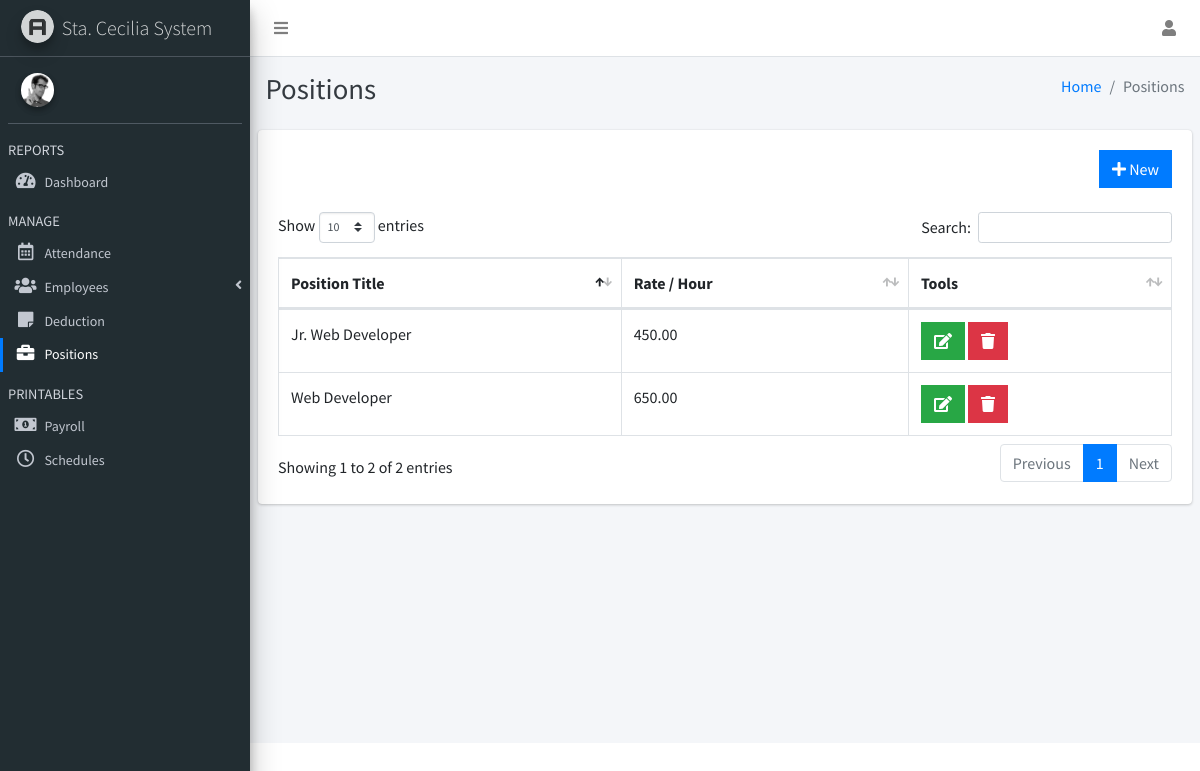
Screenshot of /admin/employee_positions.php with the database file from the repository.
### tables this page shows
CREATE TABLE `emp_position` (
  `pos_id` int(11) NOT NULL,
  `position_title` varchar(100) NOT NULL,
  `position_rate` int(11) NOT NULL
);

### admin/employee_positions.php (the view, shortened to what this page needs)
<?php
include("controller.php");
?>
<!DOCTYPE html>
<html>
<head>
  <link rel="stylesheet" href="plugins/fontawesome-free/css/all.min.css">
  <link rel="stylesheet" href="https://code.ionicframework.com/ionicons/2.0.1/css/ionicons.min.css">
  <link rel="stylesheet" href="plugins/datatables-bs4/css/dataTables.bootstrap4.css">
  <link rel="stylesheet" href="dist/css/adminlte.min.css">
</head>
<body class="hold-transition sidebar-mini layout-fixed">
<div class="wrapper">
  <nav class="main-header navbar navbar-expand navbar-white navbar-light">
    <ul class="navbar-nav">
      <li class="nav-item">
        <a class="nav-link" data-widget="pushmenu" href="#"><i class="fas fa-bars"></i></a>
      </li>
    </ul>
    <ul class="navbar-nav ml-auto">
      <li class="nav-item dropdown">
        <a class="nav-link" data-toggle="dropdown" href="#">
          <i class="fas fa-user"></i>
        </a>
      </li>
    </ul>
  </nav>
  <aside class="main-sidebar sidebar-dark-primary elevation-4" style="background: #222d32;">
    <a href="home.php" class="brand-link">
      <img src="dist/img/AdminLTELogo.png" alt="AdminLTE Logo" class="brand-image img-circle elevation-3"
           style="opacity: .8">
      <span class="brand-text font-weight-light">Sta. Cecilia System</span>
    </a>
    <div class="sidebar">
      <div class="user-panel mt-3 pb-3 mb-3 d-flex">
        <div class="image">
          <img src="dist/img/user2-160x160.jpg" class="img-circle elevation-2" alt="User Image">
        </div>
        <div class="info">
        </div>
      </div>
      <nav class="mt-2">
        <ul class="nav nav-pills nav-sidebar flex-column text-sm nav-flat nav-legacy nav-compact" data-widget="treeview" role="menu" data-accordion="false">
          <li class="nav-header">REPORTS</li>
          <li class="nav-item">
            <a href="home.php" class="nav-link">
              <i class="nav-icon fas fa-tachometer-alt"></i>
              <p>
                Dashboard
              </p>
            </a>
          </li>
          <li class="nav-header">MANAGE</li>
          <li class="nav-item">
            <a href="employee_attendance.php" class="nav-link">
              <i class="nav-icon far fa-calendar-alt"></i>
              <p>
                Attendance
              </p>
            </a>
          </li>
          <li class="nav-item has-treeview">
            <a href="#" class="nav-link">
              <i class="nav-icon fas fa-users"></i>
              <p>
                Employees
                <i class="fas fa-angle-left right"></i>
              </p>
            </a>
          </li>
          <li class="nav-item">
            <a href="employee_deduction.php" class="nav-link">
              <i class="nav-icon fas fa-sticky-note"></i>
              <p>
                Deduction
              </p>
            </a>
          </li>
          <li class="nav-item">
            <a href="employee_positions.php" class="nav-link active">
              <i class="nav-icon fas fa-briefcase"></i>
              <p>
                Positions
              </p>
            </a>
          </li>
          <li class="nav-header">PRINTABLES</li>
          <li class="nav-item">
            <a href="print_payroll.php" class="nav-link">
              <i class="nav-icon fas fa-money-bill-alt"></i>
              <p>Payroll</p>
            </a>
          </li>
          <li class="nav-item">
            <a href="print_sched.php" class="nav-link">
              <i class="nav-icon far fa-clock"></i>
              <p>Schedules</p>
            </a>
          </li>
        </ul>
      </nav>
    </div>
  </aside>
  <div class="content-wrapper">
    <div class="content-header">
      <div class="container-fluid">
        <div class="row mb-2">
          <div class="col-sm-6">
            <h1 class="m-0 text-dark">Positions</h1>
          </div>
          <div class="col-sm-6">
            <ol class="breadcrumb float-sm-right">
              <li class="breadcrumb-item"><a href="#">Home</a></li>
              <li class="breadcrumb-item active">Positions</li>
            </ol>
          </div>
        </div>
      </div>
    </div>
    <section class="content">
      <div class="row">
        <div class="col-12">
          <div class="card">
            <div class="card-body">
              <div align="right">
                <button class="btn btn-primary btn-flat" data-toggle="modal" data-target="#modal-default"><i class="fas fa-plus"></i> New</button>
              </div><br>
              <table id="example1" class="table table-bordered dataTable no-footer" role="grid" aria-describedby="example1_info">
                <thead>
                <tr>
                  <th>Position Title</th>
                  <th>Rate / Hour</th>
                  <th>Tools</th>
                </tr>
                </thead>
                <tbody>
                <?php
                $sql = "SELECT * FROM emp_position";
                $result = mysqli_query($db, $sql);
                while($row = mysqli_fetch_array($result))
                {
                ?>
                <tr>
                  <td><?php echo $row['position_title']; ?></td>
                  <td><?php echo number_format($row['position_rate'], 2); ?></td>
                  <td>
                    <button class="btn btn-success btn-flat pos_edit" id="<?php echo $row['pos_id']; ?>"><i class="fas fa-edit"></i></button>
                    <button class="btn btn-danger btn-flat pos_delete" id="<?php echo $row['pos_id']; ?>"><i class="fas fa-trash"></i></button>
                  </td>
                </tr>
                <?php
                }
                ?>
                </tbody>
              </table>
            </div>
          </div>
        </div>
      </div>
    </section>
  </div>
</div>
</body>
</html>

### rows the page displays
emp_position: position_title "Web Developer", position_rate "650.00"
emp_position: position_title "Jr. Web Developer", position_rate "450.00"
